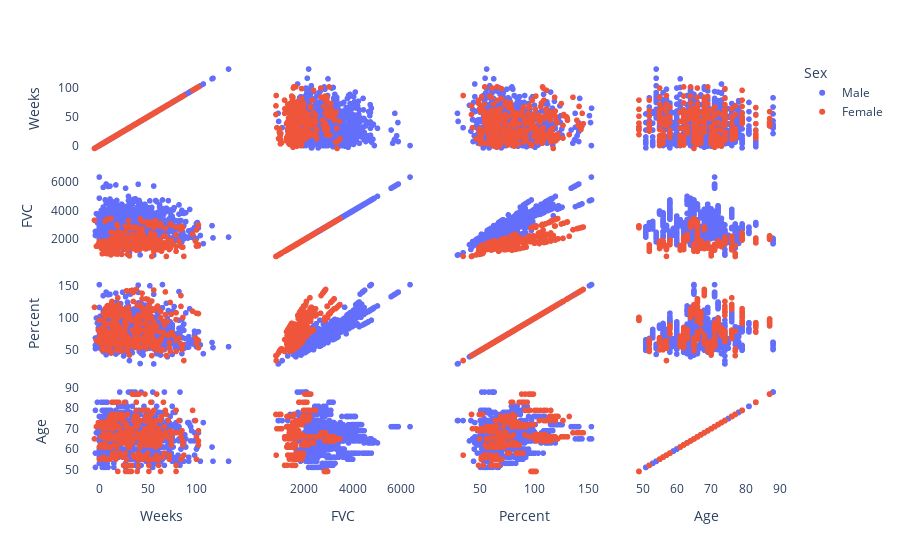

The notebook cell saved with this chart:
### Markdown cell above
### Plot to observe if male and female samples behave differently

### Code cell
fig = px.scatter_matrix(train, dimensions=["Weeks", "FVC", "Percent", "Age"], color="Sex")
fig.update_layout(
    plot_bgcolor='white'
)

### Figure 1 — Plotly figure (JSON) as saved in the notebook; plotly's stock layout.template omitted (floating-point values rounded to 4 significant figures; data arrays with more than 128 entries replaced by an {"elided": "..."} marker saying what was removed)
{"data": [{"dimensions": [{"axis": {"matches": true}, "label": "Weeks", "values": {"elided": "1224 int values"}}, {"axis": {"matches": true}, "label": "FVC", "values": {"elided": "1224 int values"}}, {"axis": {"matches": true}, "label": "Percent", "values": {"elided": "1224 float values"}}, {"axis": {"matches": true}, "label": "Age", "values": {"elided": "1224 int values"}}], "hovertemplate": "Sex=Male<br>%{xaxis.title.text}=%{x}<br>%{yaxis.title.text}=%{y}<extra></extra>", "legendgroup": "Male", "marker": {"color": "#636efa", "symbol": "circle"}, "name": "Male", "showlegend": true, "type": "splom"}, {"dimensions": [{"axis": {"matches": true}, "label": "Weeks", "values": {"elided": "325 int values"}}, {"axis": {"matches": true}, "label": "FVC", "values": {"elided": "325 int values"}}, {"axis": {"matches": true}, "label": "Percent", "values": {"elided": "325 float values"}}, {"axis": {"matches": true}, "label": "Age", "values": {"elided": "325 int values"}}], "hovertemplate": "Sex=Female<br>%{xaxis.title.text}=%{x}<br>%{yaxis.title.text}=%{y}<extra></extra>", "legendgroup": "Female", "marker": {"color": "#EF553B", "symbol": "circle"}, "name": "Female", "showlegend": true, "type": "splom"}], "layout": {"dragmode": "select", "legend": {"title": {"text": "Sex"}, "tracegroupgap": 0}, "margin": {"t": 60}, "plot_bgcolor": "white"}}
